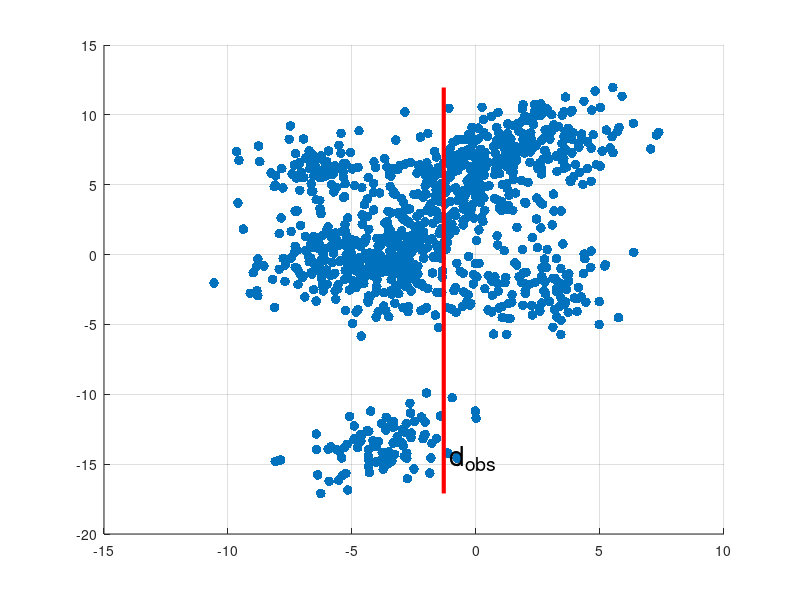

This chart was generated by the following MATLAB code: (Note: this script raises an error after producing the figure.)
% NonParametric.m
% Generates illustration and figures for non-parametric density estimation
% in Chapter 7.2.5
% Author: Lewis Li
% Original Date: Nov 22nd 2016


% Generate some fake data for illustration. On purpose i will use a
% Gaussian Mixture model
num_mixtures = 10;
num_dim = 2;
rng(1); % For reproducibility
mu = zeros(num_mixtures,num_dim);
sigma = zeros(num_dim,num_dim,num_mixtures);

% Populate each Gaussian with random mean and covariance
for i = 1:num_mixtures
    mu(i,:) = randn(num_dim,1)*5;
    A = rand(num_dim);
    A = 0.5*(A+A');
    sigma(:,:,i) = A + num_dim*eye(num_dim);
end

% Uniform mixture weights
p = ones(1,num_mixtures)/num_mixtures;

% Create GM object and sample from it
obj = gmdistribution(mu,sigma,p);
Y = random(obj,1000);
h = Y(:,1);
d = Y(:,2);
x_range = [min(d) max(d)];
y_range = [min(h) max(h)];

hold on;
h1 = scatter(d,h,50,'filled');
dobs = -1.3;
plot([dobs dobs],y_range,'r','LineWidth',3)
text(dobs+0.25,y_range(1)*0.85,'d_{obs}','FontSize',20)

grid on;
ax = gca;
FormatPlot(h1,'d','h','','kde_raw.png');
%%
% generate a Gaussian mixture with distant modes
addpath('../common/kde2d');
addpath('../common/export_fig/');
MIN_XY = [min(d) min(h)];
MAX_XY = [max(d) max(h)];
[bandwidth,density,xcoord,ycoord]=kde2d(Y,512,MIN_XY,MAX_XY);

%%
figure
subplot(1,2,1);
h2=surf(xcoord,ycoord,density,'LineStyle','none'), view([0,90]);
grid on;
hold on;
plot3([dobs dobs],y_range,[1 1],'r','LineWidth',3)
text(dobs+0.25,y_range(1)*0.85,1,'d_{obs}','FontSize',20,'color','r')
FormatPlot(h2,'d','h','','kde_2d.png');

subplot(1,2,2);
[c,cindex] = min(abs(xcoord(1,:)-dobs))
conditional = density(:,cindex);
forecast = ycoord(:,cindex);

Area=trapz(forecast,conditional);
%figure;
h3=plot(forecast,conditional./Area,'LineWidth',2);
FormatPlot(h3,'h','f(h|d_{obs})','','kde_conditional.png');